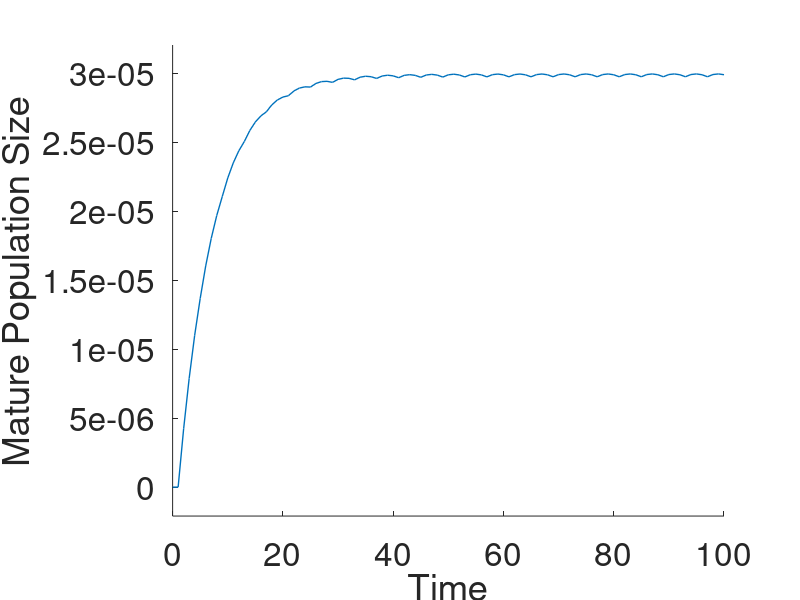
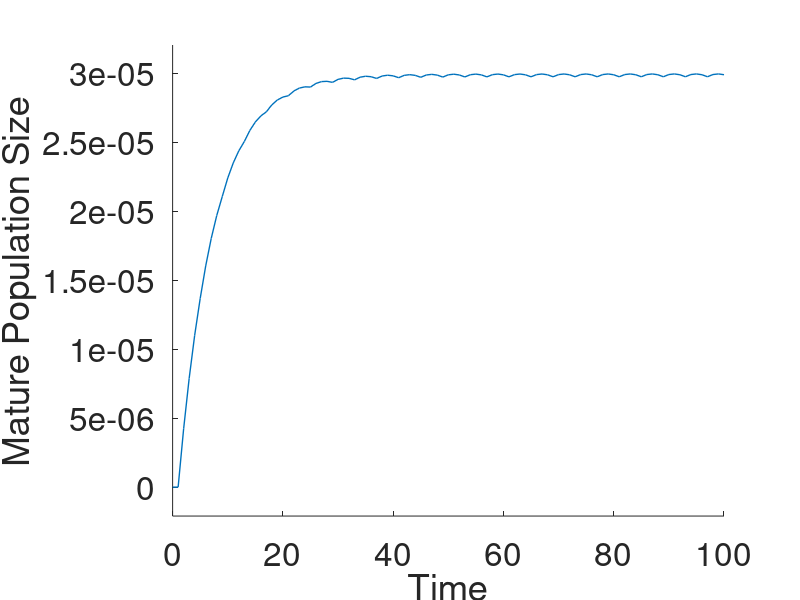

MATLAB code for these plots, in order:

steps = 100;
%Set the number of beds
nBeds = 1;
% Set number of age classes
nAge = 3;
%Set initial population states
%state = [zeros(1,nBeds);100*ones(nAge-2,nBeds);100*ones(1,nBeds)];
% state = [27750291.4022342	67282963.1439813	121507881.915295	165931553.242432	152770508.374037;
% 10.5236939322237	25.5155991131068	46.0792191357980	62.9259294156950	57.9348896400269;
% 35.2858416778074	85.5535513330852	154.503165520762	210.990017987569	194.255110903730]; %steady state
% state = [zeros(1,nBeds);
%     100   30.8097   55.6399   75.9820   69.9554;
%    100  103.3045  186.5601  254.7670  234.5599]; %recovers to steady
%    state
state = [100 ; 0; 0];

% Set projection matrices
p_surv = 0.971;
fec = 10^6;
M_r = [p_surv*(11/12) 0;  p_surv*1/12 p_surv*1]; %aging during reproduction
M_a = [0 0 0; .524*(10^-6) p_surv*(11/12) 0; 0 p_surv*1/12 p_surv*1]; %aging matrix


%Bed distribution proportions
b_0 = 0.3;
b_m1 = 0.2;
b_p1 = 0.3;
b_p2 = 0.2;

bed_pop = sum(state(2:3,:));

mature = state(3,:);
mature = [mature; zeros(steps,nBeds)];

for step_counter = 1:steps
    %update bed population
    if mod(step_counter,4) ==0
        %Reproduction season
        state_copy = state;
        for bed_counter = 1:nBeds
            state(2:3,bed_counter) = M_r*state_copy(2:3,bed_counter); %age
            state(1,bed_counter) = state(1,bed_counter)+b_0*fec*state_copy(3,bed_counter); %same bed
            state(1,max(1,bed_counter-1)) = state(1,max(1,bed_counter-1)) + (bed_counter-1>0)*(b_m1*fec*state_copy(3,bed_counter)); %goch sent upstream
            state(1,min(nBeds,bed_counter+1)) = state(1,min(nBeds,bed_counter+1)) + (bed_counter+1<=nBeds)*(b_p1*fec*state_copy(3,bed_counter)); %goch 1 downstream
            state(1,min(nBeds,bed_counter+2)) = state(1,min(nBeds,bed_counter+2)) + (bed_counter+2<=nBeds)*(b_p2*fec*state_copy(3,bed_counter)); %goch 2 downstream

        end
    else
        %No reproduction
        state_copy = state;
        for bed_counter = 1:nBeds
        state(:,bed_counter) = M_a*state_copy(:,bed_counter);
        end
    end
    mature(step_counter+1,:) = state(3,:);
end

time = 0:steps;


h1=figure('Position',.6*get(0,'ScreenSize'));
hold on
for k = 1:nBeds
    hold on
    plot(time,mature(:,k),'LineWidth',1);
end
ylim padded;
set(gca,'FontSize',24)
xlabel('Time');
ylabel('Mature Population Size')


M_r = [0 0 fec*b_0; .524*(10^-6) p_surv*(11/12) 0;  0 p_surv*1/12 p_surv*1]; %aging during reproduction
M_a = [0 0 0; .524*(10^-6) p_surv*(11/12) 0; 0 p_surv*1/12 p_surv*1]; %aging matrix

state = [100 ; 0 ; 0];
mature = state(3,:);
mature = [mature; zeros(steps,nBeds)];

for k = 1:steps
    if mod(k,4) ==0
        state_copy = M_r*state;
    else
        state_copy = M_a*state;
    end
    state = state_copy;
    mature(k+1,:) = state(3,:);
end

h2=figure('Position',.6*get(0,'ScreenSize'));
hold on
for k = 1:nBeds
    hold on
    plot(time,mature(:,k),'LineWidth',1);
end
ylim padded;
set(gca,'FontSize',24)
xlabel('Time');
ylabel('Mature Population Size')


